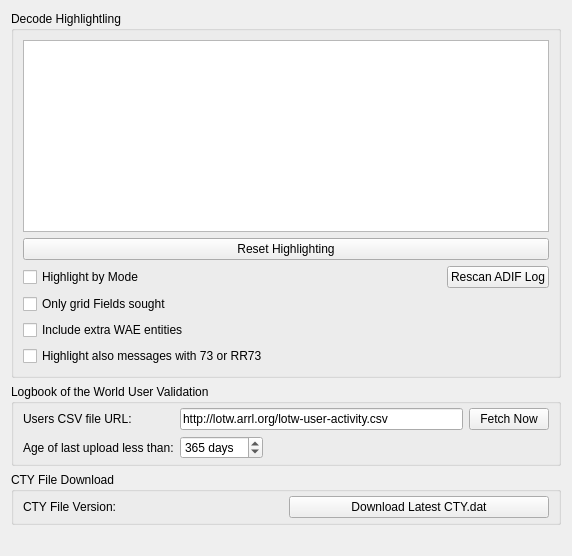
     <widget class="QWidget" name="colors_tab">
      <attribute name="title">
       <string>Colors</string>
      </attribute>
      <layout class="QVBoxLayout" name="verticalLayout_7">
       <item>
        <widget class="QGroupBox" name="groupBox_12">
         <property name="title">
          <string>Decode Highlightling</string>
         </property>
         <layout class="QGridLayout" name="gridLayout_5">
          <item row="2" column="1">
           <layout class="QHBoxLayout" name="horizontalLayout_15">
            <item>
             <spacer name="horizontalSpacer_5">
              <property name="orientation">
               <enum>Qt::Horizontal</enum>
              </property>
              <property name="sizeHint" stdset="0">
               <size>
                <width>40</width>
                <height>20</height>
               </size>
              </property>
             </spacer>
            </item>
            <item>
             <widget class="QPushButton" name="rescan_log_push_button">
              <property name="toolTip">
               <string>&lt;html&gt;&lt;head/&gt;&lt;body&gt;&lt;p&gt;Click to scan the wsjtx_log.adi ADIF file again for worked before information&lt;/p&gt;&lt;/body&gt;&lt;/html&gt;</string>
              </property>
              <property name="text">
               <string>Rescan ADIF Log</string>
              </property>
             </widget>
            </item>
           </layout>
          </item>
          <item row="1" column="0" colspan="2">
           <widget class="QPushButton" name="reset_highlighting_to_defaults_push_button">
            <property name="toolTip">
             <string>&lt;html&gt;&lt;head/&gt;&lt;body&gt;&lt;p&gt;Push to reset all highlight items above to default values and priorities.&lt;/p&gt;&lt;/body&gt;&lt;/html&gt;</string>
            </property>
            <property name="text">
             <string>Reset Highlighting</string>
            </property>
           </widget>
          </item>
          <item row="4" column="0">
           <widget class="QCheckBox" name="include_WAE_check_box">
            <property name="text">
             <string>Include extra WAE entities</string>
            </property>
           </widget>
          </item>
          <item row="3" column="0">
           <widget class="QCheckBox" name="only_fields_check_box">
            <property name="toolTip">
             <string>Check to for grid highlighting to only apply to unworked grid fields</string>
            </property>
            <property name="text">
             <string>Only grid Fields sought</string>
            </property>
           </widget>
          </item>
          <item row="0" column="0" colspan="2">
           <widget class="DecodeHighlightingListView" name="highlighting_list_view">
            <property name="sizePolicy">
             <sizepolicy hsizetype="Expanding" vsizetype="Preferred">
              <horstretch>0</horstretch>
              <verstretch>0</verstretch>
             </sizepolicy>
            </property>
            <property name="contextMenuPolicy">
             <enum>Qt::ActionsContextMenu</enum>
            </property>
            <property name="acceptDrops">
             <bool>true</bool>
            </property>
            <property name="toolTip">
             <string>&lt;html&gt;&lt;head/&gt;&lt;body&gt;&lt;p&gt;Enable or disable using the check boxes and right-click an item to change or unset the foreground color, background color, or reset the item to default values. Drag and drop the items to change their priority, higher in the list is higher in priority.&lt;/p&gt;&lt;p&gt;Note that each foreground or background color may be either set or unset, unset means that it is not allocated for that item's type and lower priority items may apply.&lt;/p&gt;&lt;/body&gt;&lt;/html&gt;</string>
            </property>
            <property name="editTriggers">
             <set>QAbstractItemView::NoEditTriggers</set>
            </property>
            <property name="dragEnabled">
             <bool>true</bool>
            </property>
            <property name="dragDropMode">
             <enum>QAbstractItemView::InternalMove</enum>
            </property>
            <property name="defaultDropAction">
             <enum>Qt::MoveAction</enum>
            </property>
            <property name="selectionMode">
             <enum>QAbstractItemView::SingleSelection</enum>
            </property>
            <property name="resizeMode">
             <enum>QListView::Adjust</enum>
            </property>
           </widget>
          </item>
          <item row="2" column="0">
           <widget class="QCheckBox" name="highlight_by_mode_check_box">
            <property name="toolTip">
             <string>&lt;html&gt;&lt;head/&gt;&lt;body&gt;&lt;p&gt;Check to indicate new DXCC entities, grid squares, and callsigns per mode.&lt;/p&gt;&lt;/body&gt;&lt;/html&gt;</string>
            </property>
            <property name="text">
             <string>Highlight by Mode</string>
            </property>
           </widget>
          </item>
          <item row="5" column="0">
           <widget class="QCheckBox" name="highlight_73_check_box">
            <property name="text">
             <string>Highlight also messages with 73 or RR73</string>
            </property>
           </widget>
          </item>
         </layout>
        </widget>
       </item>
       <item>
        <widget class="QGroupBox" name="groupBox_11">
         <property name="toolTip">
          <string>&lt;html&gt;&lt;head/&gt;&lt;body&gt;&lt;p&gt;Controls for Logbook of the World user lookup.&lt;/p&gt;&lt;/body&gt;&lt;/html&gt;</string>
         </property>
         <property name="title">
          <string>Logbook of the World User Validation</string>
         </property>
         <layout class="QGridLayout" name="gridLayout_13">
          <property name="topMargin">
           <number>4</number>
          </property>
          <property name="bottomMargin">
           <number>4</number>
          </property>
          <item row="0" column="0">
           <widget class="QLabel" name="label_15">
            <property name="text">
             <string>Users CSV file URL:</string>
            </property>
            <property name="buddy">
             <cstring>LotW_CSV_URL_line_edit</cstring>
            </property>
           </widget>
          </item>
          <item row="0" column="1">
           <layout class="QHBoxLayout" name="horizontalLayout_20">
            <item>
             <widget class="QLineEdit" name="LotW_CSV_URL_line_edit">
              <property name="toolTip">
               <string>&lt;html&gt;&lt;head/&gt;&lt;body&gt;&lt;p&gt;URL of the ARRL LotW user's last upload dates and times data file which is used to highlight decodes from stations that are known to upload their log file to LotW.&lt;/p&gt;&lt;/body&gt;&lt;/html&gt;</string>
              </property>
              <property name="accessibleName">
               <string>URL</string>
              </property>
              <property name="text">
               <string>http://lotw.arrl.org/lotw-user-activity.csv</string>
              </property>
             </widget>
            </item>
            <item>
             <widget class="QPushButton" name="LotW_CSV_fetch_push_button">
              <property name="toolTip">
               <string>&lt;html&gt;&lt;head/&gt;&lt;body&gt;&lt;p&gt;Push this button to fetch the latest LotW user's upload date and time data file.&lt;/p&gt;&lt;/body&gt;&lt;/html&gt;</string>
              </property>
              <property name="text">
               <string>Fetch Now</string>
              </property>
             </widget>
            </item>
           </layout>
          </item>
          <item row="1" column="0">
           <widget class="QLabel" name="label_14">
            <property name="text">
             <string>Age of last upload less than:</string>
            </property>
            <property name="buddy">
             <cstring>LotW_days_since_upload_spin_box</cstring>
            </property>
           </widget>
          </item>
          <item row="1" column="1">
           <layout class="QHBoxLayout" name="horizontalLayout_23">
            <item>
             <widget class="QSpinBox" name="LotW_days_since_upload_spin_box">
              <property name="toolTip">
               <string>&lt;html&gt;&lt;head/&gt;&lt;body&gt;&lt;p&gt;Adjust this spin box to set the age threshold of LotW user's last upload date that is accepted as a current LotW user.&lt;/p&gt;&lt;/body&gt;&lt;/html&gt;</string>
              </property>
              <property name="accessibleName">
               <string>Days since last upload</string>
              </property>
              <property name="suffix">
               <string> days</string>
              </property>
              <property name="minimum">
               <number>0</number>
              </property>
              <property name="maximum">
               <number>9999</number>
              </property>
              <property name="value">
               <number>365</number>
              </property>
             </widget>
            </item>
            <item>
             <spacer name="horizontalSpacer_13">
              <property name="orientation">
               <enum>Qt::Horizontal</enum>
              </property>
              <property name="sizeHint" stdset="0">
               <size>
                <width>40</width>
                <height>20</height>
               </size>
              </property>
             </spacer>
            </item>
            <item>
             <widget class="QLabel" name="LotW_CSV_status_label">
              <property name="minimumSize">
               <size>
                <width>240</width>
                <height>0</height>
               </size>
              </property>
              <property name="text">
               <string/>
              </property>
             </widget>
            </item>
           </layout>
          </item>
         </layout>
        </widget>
       </item>
       <item>
        <spacer name="horizontalSpacer_8">
         <property name="orientation">
          <enum>Qt::Horizontal</enum>
         </property>
         <property name="sizeHint" stdset="0">
          <size>
           <width>0</width>
           <height>0</height>
          </size>
         </property>
        </spacer>
       </item>
       <item>
        <widget class="QGroupBox" name="groupBox_8">
         <property name="title">
          <string>CTY File Download</string>
         </property>
         <layout class="QGridLayout" name="gridLayout_17">
          <property name="topMargin">
           <number>4</number>
          </property>
          <property name="bottomMargin">
           <number>4</number>
          </property>
          <item row="0" column="0">
           <widget class="QLabel" name="CTY_file_label">
            <property name="text">
             <string>CTY File Version: </string>
            </property>
           </widget>
          </item>
          <item row="0" column="1">
           <widget class="QPushButton" name="CTY_download_button">
            <property name="text">
             <string>Download Latest CTY.dat</string>
            </property>
           </widget>
          </item>
         </layout>
        </widget>
       </item>
       <item>
        <spacer name="verticalSpacer_6">
         <property name="orientation">
          <enum>Qt::Vertical</enum>
         </property>
         <property name="sizeHint" stdset="0">
          <size>
           <width>20</width>
           <height>20</height>
          </size>
         </property>
        </spacer>
       </item>
      </layout>
     </widget>
